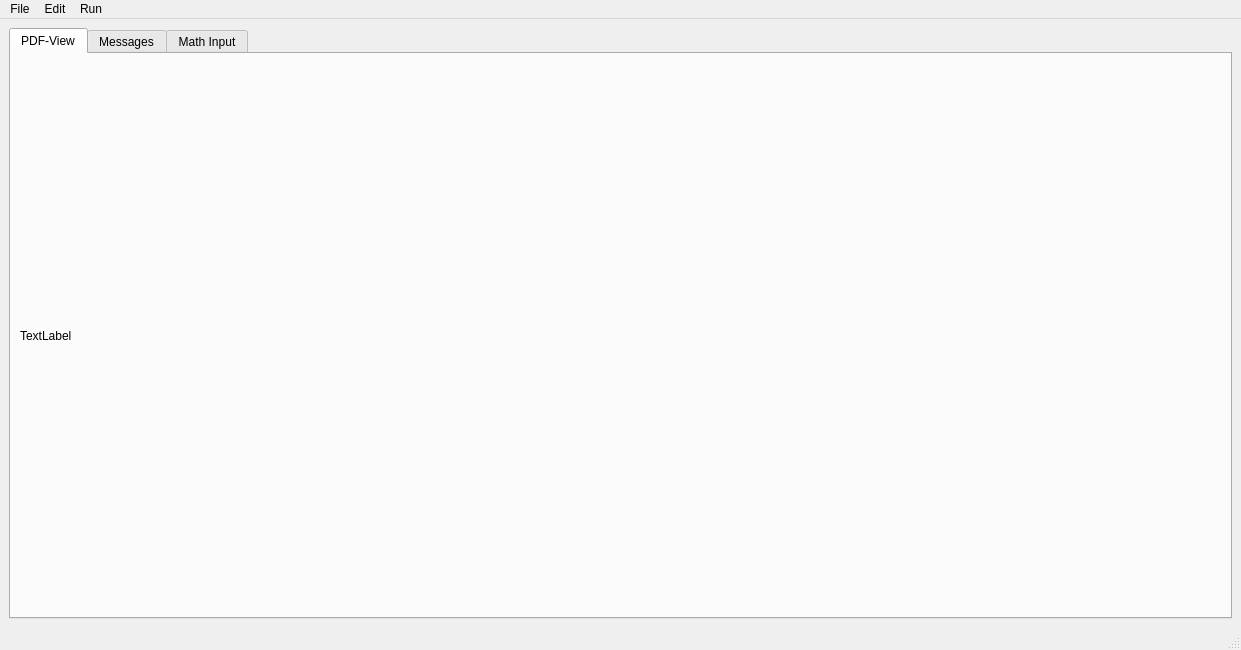
<?xml version="1.0" encoding="UTF-8"?>
<ui version="4.0">
 <class>MainWindow</class>
 <widget class="QMainWindow" name="MainWindow">
  <property name="geometry">
   <rect>
    <x>0</x>
    <y>0</y>
    <width>1241</width>
    <height>650</height>
   </rect>
  </property>
  <property name="windowTitle">
   <string>MainWindow</string>
  </property>
  <widget class="QWidget" name="centralwidget">
   <layout class="QGridLayout" name="gridLayout">
    <item row="0" column="0">
     <widget class="QSplitter" name="splitter">
      <property name="orientation">
       <enum>Qt::Horizontal</enum>
      </property>
      <widget class="QTabWidget" name="tabWidget">
       <property name="currentIndex">
        <number>0</number>
       </property>
       <widget class="QWidget" name="tab">
        <attribute name="title">
         <string>PDF-View</string>
        </attribute>
        <layout class="QHBoxLayout" name="horizontalLayout">
         <item>
          <widget class="QLabel" name="label">
           <property name="text">
            <string>TextLabel</string>
           </property>
          </widget>
         </item>
        </layout>
       </widget>
       <widget class="QWidget" name="tab_2">
        <attribute name="title">
         <string>Messages</string>
        </attribute>
       </widget>
       <widget class="QWidget" name="tab_3">
        <attribute name="title">
         <string>Math Input</string>
        </attribute>
       </widget>
      </widget>
     </widget>
    </item>
   </layout>
  </widget>
  <widget class="QMenuBar" name="menubar">
   <property name="geometry">
    <rect>
     <x>0</x>
     <y>0</y>
     <width>1241</width>
     <height>22</height>
    </rect>
   </property>
   <widget class="QMenu" name="menuFile">
    <property name="title">
     <string>File</string>
    </property>
    <widget class="QMenu" name="menuNew_File">
     <property name="title">
      <string>New File</string>
     </property>
     <addaction name="actionBlank_Project"/>
     <addaction name="actionExampleCPP_Project"/>
    </widget>
    <addaction name="menuNew_File"/>
    <addaction name="actionOpen_file"/>
    <addaction name="actionSave"/>
    <addaction name="actionSaveAs"/>
    <addaction name="actionExit"/>
   </widget>
   <widget class="QMenu" name="menuEdit">
    <property name="title">
     <string>Edit</string>
    </property>
    <addaction name="actionCopy"/>
    <addaction name="actionPaste"/>
    <addaction name="actionCut"/>
    <addaction name="actionUndo"/>
    <addaction name="actionRedo"/>
    <addaction name="actionFind"/>
    <addaction name="actionFind_and_Replace"/>
   </widget>
   <widget class="QMenu" name="menuRun">
    <property name="title">
     <string>Run</string>
    </property>
    <addaction name="actionBuild"/>
    <addaction name="actionRUn"/>
   </widget>
   <addaction name="menuFile"/>
   <addaction name="menuEdit"/>
   <addaction name="menuRun"/>
  </widget>
  <widget class="QStatusBar" name="statusbar"/>
  <action name="actionOpen_file">
   <property name="text">
    <string>Open File </string>
   </property>
  </action>
  <action name="actionSave">
   <property name="text">
    <string>Save</string>
   </property>
  </action>
  <action name="actionSaveAs">
   <property name="text">
    <string>Save As</string>
   </property>
  </action>
  <action name="actionExit">
   <property name="text">
    <string>Exit</string>
   </property>
  </action>
  <action name="actionCopy">
   <property name="text">
    <string>Copy</string>
   </property>
  </action>
  <action name="actionPaste">
   <property name="text">
    <string>Paste</string>
   </property>
  </action>
  <action name="actionCut">
   <property name="text">
    <string>Cut</string>
   </property>
  </action>
  <action name="actionUndo">
   <property name="text">
    <string>Undo</string>
   </property>
  </action>
  <action name="actionRedo">
   <property name="text">
    <string>Redo</string>
   </property>
  </action>
  <action name="actionFind">
   <property name="text">
    <string>Find</string>
   </property>
  </action>
  <action name="actionFind_and_Replace">
   <property name="text">
    <string>Replace</string>
   </property>
  </action>
  <action name="actionBlank_Project">
   <property name="text">
    <string>Blank Project</string>
   </property>
  </action>
  <action name="actionExampleCPP_Project">
   <property name="text">
    <string>Example C++ Project</string>
   </property>
  </action>
  <action name="actionBuild">
   <property name="text">
    <string>Build</string>
   </property>
  </action>
  <action name="actionRUn">
   <property name="text">
    <string>Run</string>
   </property>
  </action>
 </widget>
 <resources/>
 <connections/>
</ui>
